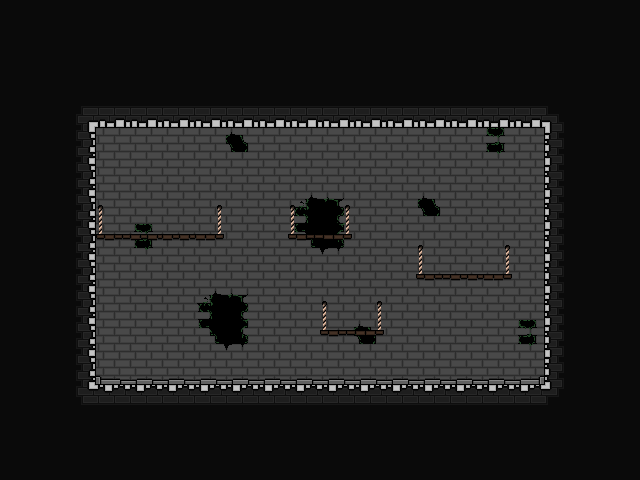

A 2D game scene composited from a Tiled map and its tileset images. What follows is a short description and the map's XML, with every tile layer's data as written:
An orthogonal 20x15 tile map with 32x32 px tiles, 4 tile layers (Background, Walls, Platforms, PlatformsPlaceholder), 3 tilesets and 17 objects.

<map version="1.9" tiledversion="1.9.2" orientation="orthogonal" renderorder="left-up" width="20" height="15" tilewidth="32" tileheight="32" infinite="0" nextlayerid="19" nextobjectid="27">
 <editorsettings>
  <export target="../JSON/map_floor_06.tmj" format="json" />
 </editorsettings>
 <tileset firstgid="1" name="prototype_tileset" tilewidth="32" tileheight="32" tilecount="128" columns="16">
  <image source="../prototype_tileset.png" width="512" height="256" />
 </tileset>
 <tileset firstgid="129" name="playerSketch" tilewidth="32" tileheight="32" tilecount="16" columns="8">
  <image source="../../../Documentation/Recherches/playerSketch.png" width="256" height="64" />
 </tileset>
 <tileset firstgid="145" name="tileset" tilewidth="32" tileheight="32" tilecount="64" columns="8">
  <image source="../tileset.png" width="256" height="256" />
  <tile id="0">
   <properties>
    <property name="collides" type="bool" value="true" />
   </properties>
  </tile>
  <tile id="1">
   <properties>
    <property name="collides" type="bool" value="true" />
   </properties>
  </tile>
  <tile id="2">
   <properties>
    <property name="collides" type="bool" value="true" />
   </properties>
  </tile>
  <tile id="3">
   <properties>
    <property name="collides" type="bool" value="false" />
   </properties>
  </tile>
  <tile id="4">
   <properties>
    <property name="collides" type="bool" value="false" />
   </properties>
  </tile>
  <tile id="5">
   <properties>
    <property name="collides" type="bool" value="false" />
   </properties>
  </tile>
  <tile id="6">
   <properties>
    <property name="collides" type="bool" value="false" />
   </properties>
  </tile>
  <tile id="7">
   <properties>
    <property name="collides" type="bool" value="false" />
   </properties>
  </tile>
  <tile id="8">
   <properties>
    <property name="collides" type="bool" value="true" />
   </properties>
  </tile>
  <tile id="9">
   <properties>
    <property name="collides" type="bool" value="false" />
   </properties>
  </tile>
  <tile id="10">
   <properties>
    <property name="collides" type="bool" value="true" />
   </properties>
  </tile>
  <tile id="11">
   <properties>
    <property name="collides" type="bool" value="false" />
   </properties>
  </tile>
  <tile id="12">
   <properties>
    <property name="collides" type="bool" value="false" />
   </properties>
  </tile>
  <tile id="13">
   <properties>
    <property name="collides" type="bool" value="false" />
   </properties>
  </tile>
  <tile id="14">
   <properties>
    <property name="collides" type="bool" value="false" />
   </properties>
  </tile>
  <tile id="15">
   <properties>
    <property name="collides" type="bool" value="false" />
   </properties>
  </tile>
  <tile id="16">
   <properties>
    <property name="collides" type="bool" value="true" />
   </properties>
  </tile>
  <tile id="17">
   <properties>
    <property name="collides" type="bool" value="true" />
   </properties>
  </tile>
  <tile id="18">
   <properties>
    <property name="collides" type="bool" value="true" />
   </properties>
  </tile>
  <tile id="19">
   <properties>
    <property name="collides" type="bool" value="false" />
   </properties>
  </tile>
  <tile id="20">
   <properties>
    <property name="collides" type="bool" value="false" />
   </properties>
  </tile>
  <tile id="21">
   <properties>
    <property name="collides" type="bool" value="false" />
   </properties>
  </tile>
  <tile id="22">
   <properties>
    <property name="collides" type="bool" value="false" />
   </properties>
  </tile>
  <tile id="23">
   <properties>
    <property name="collides" type="bool" value="false" />
   </properties>
  </tile>
  <tile id="24">
   <properties>
    <property name="collides" type="bool" value="false" />
   </properties>
  </tile>
  <tile id="25">
   <properties>
    <property name="collides" type="bool" value="false" />
   </properties>
  </tile>
  <tile id="26">
   <properties>
    <property name="collides" type="bool" value="false" />
   </properties>
  </tile>
  <tile id="27">
   <properties>
    <property name="collides" type="bool" value="false" />
   </properties>
  </tile>
  <tile id="28">
   <properties>
    <property name="collides" type="bool" value="false" />
   </properties>
  </tile>
  <tile id="29">
   <properties>
    <property name="collides" type="bool" value="false" />
   </properties>
  </tile>
  <tile id="30">
   <properties>
    <property name="collides" type="bool" value="false" />
   </properties>
  </tile>
  <tile id="31">
   <properties>
    <property name="collides" type="bool" value="false" />
   </properties>
  </tile>
  <tile id="32">
   <properties>
    <property name="collides" type="bool" value="false" />
   </properties>
  </tile>
  <tile id="33">
   <properties>
    <property name="collides" type="bool" value="false" />
   </properties>
  </tile>
  <tile id="34">
   <properties>
    <property name="collides" type="bool" value="false" />
   </properties>
  </tile>
  <tile id="35">
   <properties>
    <property name="collides" type="bool" value="false" />
   </properties>
  </tile>
  <tile id="36">
   <properties>
    <property name="collides" type="bool" value="false" />
   </properties>
  </tile>
  <tile id="37">
   <properties>
    <property name="collides" type="bool" value="false" />
   </properties>
  </tile>
  <tile id="38">
   <properties>
    <property name="collides" type="bool" value="false" />
   </properties>
  </tile>
  <tile id="39">
   <properties>
    <property name="collides" type="bool" value="false" />
   </properties>
  </tile>
  <tile id="40">
   <properties>
    <property name="collides" type="bool" value="false" />
   </properties>
  </tile>
  <tile id="41">
   <properties>
    <property name="collides" type="bool" value="false" />
   </properties>
  </tile>
  <tile id="42">
   <properties>
    <property name="collides" type="bool" value="false" />
   </properties>
  </tile>
  <tile id="43">
   <properties>
    <property name="collides" type="bool" value="false" />
   </properties>
  </tile>
  <tile id="44">
   <properties>
    <property name="collides" type="bool" value="false" />
   </properties>
  </tile>
  <tile id="45">
   <properties>
    <property name="collides" type="bool" value="false" />
   </properties>
  </tile>
  <tile id="46">
   <properties>
    <property name="collides" type="bool" value="false" />
   </properties>
  </tile>
  <tile id="47">
   <properties>
    <property name="collides" type="bool" value="false" />
   </properties>
  </tile>
  <tile id="48">
   <properties>
    <property name="collides" type="bool" value="false" />
   </properties>
  </tile>
  <tile id="49">
   <properties>
    <property name="collides" type="bool" value="false" />
   </properties>
  </tile>
  <tile id="50">
   <properties>
    <property name="collides" type="bool" value="false" />
   </properties>
  </tile>
  <tile id="51">
   <properties>
    <property name="collides" type="bool" value="false" />
   </properties>
  </tile>
  <tile id="52">
   <properties>
    <property name="collides" type="bool" value="false" />
   </properties>
  </tile>
  <tile id="53">
   <properties>
    <property name="collides" type="bool" value="false" />
   </properties>
  </tile>
  <tile id="54">
   <properties>
    <property name="collides" type="bool" value="false" />
   </properties>
  </tile>
  <tile id="55">
   <properties>
    <property name="collides" type="bool" value="false" />
   </properties>
  </tile>
  <tile id="56">
   <properties>
    <property name="collides" type="bool" value="false" />
   </properties>
  </tile>
  <tile id="57">
   <properties>
    <property name="collides" type="bool" value="false" />
   </properties>
  </tile>
  <tile id="58">
   <properties>
    <property name="collides" type="bool" value="false" />
   </properties>
  </tile>
  <tile id="59">
   <properties>
    <property name="collides" type="bool" value="false" />
   </properties>
  </tile>
  <tile id="60">
   <properties>
    <property name="collides" type="bool" value="false" />
   </properties>
  </tile>
  <tile id="61">
   <properties>
    <property name="collides" type="bool" value="false" />
   </properties>
  </tile>
  <tile id="62">
   <properties>
    <property name="collides" type="bool" value="false" />
   </properties>
  </tile>
  <tile id="63">
   <properties>
    <property name="collides" type="bool" value="false" />
   </properties>
  </tile>
 </tileset>
 <layer id="14" name="Background" width="20" height="15">
  <data encoding="csv">
154,154,154,154,154,154,154,154,154,154,154,154,154,154,154,154,154,154,154,154,
154,154,154,154,154,154,154,154,154,154,154,154,154,154,154,154,154,154,154,154,
154,154,154,154,154,154,154,154,154,154,154,154,154,154,154,154,154,154,154,154,
154,154,154,154,154,154,154,154,154,154,154,154,154,154,154,154,154,154,154,154,
154,154,154,0,0,0,0,0,0,0,0,0,0,0,0,0,0,154,154,154,
154,154,154,0,0,0,0,0,0,0,0,0,0,0,0,0,0,154,154,154,
154,154,154,0,0,0,0,0,0,0,0,0,0,0,0,0,0,154,154,154,
154,154,154,0,0,0,0,0,0,0,0,0,0,0,0,0,0,154,154,154,
154,154,154,0,0,0,0,0,0,0,0,0,0,0,0,0,0,154,154,154,
154,154,154,0,0,0,0,0,0,0,0,0,0,0,0,0,0,154,154,154,
154,154,154,0,0,0,0,0,0,0,0,0,0,0,0,0,0,154,154,154,
154,154,154,0,0,0,0,0,0,0,0,0,0,0,0,0,0,154,154,154,
154,154,154,154,154,154,154,154,154,154,154,154,154,154,154,154,154,154,154,154,
154,154,154,154,154,154,154,154,154,154,154,154,154,154,154,154,154,154,154,154,
154,154,154,154,154,154,154,154,154,154,154,154,154,154,154,154,154,154,154,154
</data>
 </layer>
 <layer id="3" name="Walls" width="20" height="15">
  <data encoding="csv">
0,0,0,0,0,0,0,0,0,0,0,0,0,0,0,0,0,0,0,0,
0,0,0,0,0,0,0,0,0,0,0,0,0,0,0,0,0,0,0,0,
0,0,0,0,0,0,0,0,0,0,0,0,0,0,0,0,0,0,0,0,
0,0,0,0,0,0,0,0,0,0,0,0,0,0,0,0,0,0,0,0,
0,0,0,149,149,149,149,148,149,149,149,149,149,149,149,150,149,0,0,0,
0,0,0,149,149,149,149,149,149,149,149,149,149,149,149,149,149,0,0,0,
0,0,0,149,149,149,149,149,149,151,152,149,149,148,149,149,149,0,0,0,
0,0,0,149,150,149,149,149,149,159,160,149,149,149,149,149,149,0,0,0,
0,0,0,149,149,149,149,149,149,149,149,149,149,149,149,149,149,0,0,0,
0,0,0,149,149,149,151,152,149,149,149,149,149,149,149,149,149,0,0,0,
0,0,0,149,149,149,159,160,149,149,149,148,149,149,149,149,150,0,0,0,
0,0,0,156,157,157,157,157,157,157,157,157,157,157,157,157,158,0,0,0,
0,0,0,0,0,0,0,0,0,0,0,0,0,0,0,0,0,0,0,0,
0,0,0,0,0,0,0,0,0,0,0,0,0,0,0,0,0,0,0,0,
0,0,0,0,0,0,0,0,0,0,0,0,0,0,0,0,0,0,0,0
</data>
 </layer>
 <layer id="13" name="Platforms" width="20" height="15">
  <data encoding="csv">
0,0,0,0,0,0,0,0,0,0,0,0,0,0,0,0,0,0,0,0,
0,0,0,0,0,0,0,0,0,0,0,0,0,0,0,0,0,0,0,0,
0,0,0,0,0,0,0,0,0,0,0,0,0,0,0,0,0,0,0,0,
0,0,145,146,146,146,146,146,146,146,146,146,146,146,146,146,146,147,0,0,
0,0,153,0,0,0,0,0,0,0,0,0,0,0,0,0,0,155,0,0,
0,0,153,0,0,0,0,0,0,0,0,0,0,0,0,0,0,155,0,0,
0,0,153,0,0,0,0,0,0,0,0,0,0,0,0,0,0,155,0,0,
0,0,153,0,0,0,0,0,0,0,0,0,0,0,0,0,0,155,0,0,
0,0,153,0,0,0,0,0,0,0,0,0,0,0,0,0,0,155,0,0,
0,0,153,0,0,0,0,0,0,0,0,0,0,0,0,0,0,155,0,0,
0,0,153,0,0,0,0,0,0,0,0,0,0,0,0,0,0,155,0,0,
0,0,153,0,0,0,0,0,0,0,0,0,0,0,0,0,0,155,0,0,
0,0,161,162,162,162,162,162,162,162,162,162,162,162,162,162,162,163,0,0,
0,0,0,0,0,0,0,0,0,0,0,0,0,0,0,0,0,0,0,0,
0,0,0,0,0,0,0,0,0,0,0,0,0,0,0,0,0,0,0,0
</data>
 </layer>
 <layer id="17" name="PlatformsPlaceholder" width="20" height="15">
  <data encoding="csv">
0,0,0,0,0,0,0,0,0,0,0,0,0,0,0,0,0,0,0,0,
0,0,0,0,0,0,0,0,0,0,0,0,0,0,0,0,0,0,0,0,
0,0,0,0,0,0,0,0,0,0,0,0,0,0,0,0,0,0,0,0,
0,0,0,0,0,0,0,0,0,0,0,0,0,0,0,0,0,0,0,0,
0,0,0,0,0,0,0,0,0,0,0,0,0,0,0,0,0,0,0,0,
0,0,0,0,0,0,0,0,0,0,0,0,0,0,0,0,0,0,0,0,
0,0,0,60,0,61,62,0,0,60,62,0,0,0,0,0,0,0,0,0,
0,0,0,76,77,77,78,0,0,76,78,0,0,73,74,75,0,0,0,0,
0,0,0,0,0,0,0,0,0,0,0,0,0,89,90,91,0,0,0,0,
0,0,0,0,0,0,0,0,0,0,60,62,0,0,0,0,0,0,0,0,
0,0,0,0,0,0,0,0,0,0,76,78,0,0,0,0,0,0,0,0,
0,0,0,0,0,0,0,0,0,0,0,0,0,0,0,0,0,0,0,0,
0,0,0,0,0,0,0,0,0,0,0,0,0,0,0,0,0,0,0,0,
0,0,0,0,0,0,0,0,0,0,0,0,0,0,0,0,0,0,0,0,
0,0,0,0,0,0,0,0,0,0,0,0,0,0,0,0,0,0,0,0
</data>
 </layer>
 <objectgroup id="16" name="Platforms">
  <object id="11" x="288" y="234" width="64" height="6" />
  <object id="13" x="320" y="330" width="64" height="6" />
  <object id="17" x="96" y="234" width="128" height="6" />
  <object id="18" x="416" y="274" width="96" height="6" />
 </objectgroup>
 <objectgroup id="11" name="Interact">
  <object id="3" x="128" y="170" width="64" height="64">
   <properties>
    <property name="opened" type="bool" value="false" />
    <property name="type" value="door" />
   </properties>
  </object>
  <object id="6" x="208" y="352">
   <properties>
    <property name="intensity" type="int" value="1" />
    <property name="type" value="torch" />
   </properties>
   <point />
  </object>
  <object id="7" x="432" y="352">
   <properties>
    <property name="intensity" type="int" value="1" />
    <property name="type" value="torch" />
   </properties>
   <point />
  </object>
  <object id="8" x="352" y="304">
   <properties>
    <property name="intensity" type="int" value="1" />
    <property name="type" value="torch" />
   </properties>
   <point />
  </object>
  <object id="9" x="112" y="352">
   <properties>
    <property name="intensity" type="int" value="1" />
    <property name="type" value="torch" />
   </properties>
   <point />
  </object>
  <object id="10" x="528" y="352">
   <properties>
    <property name="intensity" type="int" value="1" />
    <property name="type" value="torch" />
   </properties>
   <point />
  </object>
  <object id="19" x="128" y="320" width="64" height="64">
   <properties>
    <property name="opened" type="bool" value="false" />
    <property name="type" value="decorativeDoor" />
   </properties>
  </object>
  <object id="21" x="464" y="248">
   <properties>
    <property name="intensity" type="int" value="1" />
    <property name="type" value="torch" />
   </properties>
   <point />
  </object>
  <object id="23" x="112" y="208">
   <properties>
    <property name="intensity" type="int" value="1" />
    <property name="type" value="torch" />
   </properties>
   <point />
  </object>
  <object id="24" x="208" y="208">
   <properties>
    <property name="intensity" type="int" value="1" />
    <property name="type" value="torch" />
   </properties>
   <point />
  </object>
 </objectgroup>
 <objectgroup id="12" name="Spawns">
  <object id="5" x="160" y="384">
   <properties>
    <property name="type" value="player" />
   </properties>
   <point />
  </object>
  <object id="25" x="96" y="128" width="448" height="256">
   <properties>
    <property name="type" value="enemies" />
   </properties>
  </object>
 </objectgroup>
 <objectgroup id="18" name="UI">
  <object id="26" x="320" y="128">
   <properties>
    <property name="type" value="uiOrigin" />
   </properties>
   <point />
  </object>
 </objectgroup>
</map>
